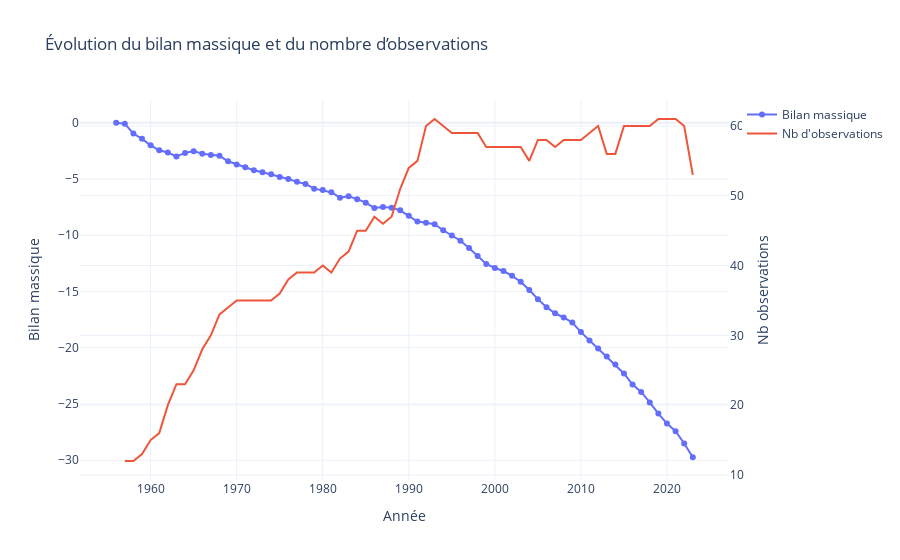

Source (notebook cell):
### Code cell
import plotly.graph_objects as go

fig = go.Figure()

fig.add_trace(go.Scatter(
    x=df["Year"],
    y=df["Mean cumulative mass balance"],
    name="Bilan massique",
    mode="lines+markers"
))

fig.add_trace(go.Scatter(
    x=df["Year"],
    y=df["Number of observations"],
    name="Nb d'observations",
    mode="lines",
    yaxis="y2"
))

fig.update_layout(
    title="Évolution du bilan massique et du nombre d’observations",
    xaxis=dict(title="Année"),
    yaxis=dict(title="Bilan massique"),
    yaxis2=dict(title="Nb observations", overlaying="y", side="right"),
    template="plotly_white"
)

fig.show()

### Figure 1 — Plotly figure (JSON) as saved in the notebook; plotly's stock layout.template omitted (floating-point values rounded to 4 significant figures)
{"data": [{"mode": "lines+markers", "name": "Bilan massique", "type": "scatter", "x": [1956, 1957, 1958, 1959, 1960, 1961, 1962, 1963, 1964, 1965, 1966, 1967, 1968, 1969, 1970, 1971, 1972, 1973, 1974, 1975, 1976, 1977, 1978, 1979, 1980, 1981, 1982, 1983, 1984, 1985, 1986, 1987, 1988, 1989, 1990, 1991, 1992, 1993, 1994, 1995, 1996, 1997, 1998, 1999, 2000, 2001, 2002, 2003, 2004, 2005, 2006, 2007, 2008, 2009, 2010, 2011, 2012, 2013, 2014, 2015, 2016, 2017, 2018, 2019, 2020, 2021, 2022, 2023], "y": [0.0, -0.094, -0.963, -1.431, -2.008, -2.445, -2.648, -3.0, -2.682, -2.524, -2.75, -2.869, -2.939, -3.428, -3.715, -3.946, -4.225, -4.402, -4.589, -4.815, -4.998, -5.255, -5.443, -5.86, -5.983, -6.174, -6.662, -6.535, -6.794, -7.102, -7.583, -7.487, -7.561, -7.789, -8.274, -8.777, -8.893, -9.026, -9.557, -10.02, -10.49, -11.13, -11.85, -12.55, -12.91, -13.18, -13.61, -14.13, -14.87, -15.68, -16.4, -16.94, -17.31, -17.77, -18.61, -19.35, -20.08, -20.79, -21.49, -22.29, -23.28, -23.93, -24.86, -25.86, -26.74, -27.42, -28.51, -29.74]}, {"mode": "lines", "name": "Nb d'observations", "type": "scatter", "x": [1956, 1957, 1958, 1959, 1960, 1961, 1962, 1963, 1964, 1965, 1966, 1967, 1968, 1969, 1970, 1971, 1972, 1973, 1974, 1975, 1976, 1977, 1978, 1979, 1980, 1981, 1982, 1983, 1984, 1985, 1986, 1987, 1988, 1989, 1990, 1991, 1992, 1993, 1994, 1995, 1996, 1997, 1998, 1999, 2000, 2001, 2002, 2003, 2004, 2005, 2006, 2007, 2008, 2009, 2010, 2011, 2012, 2013, 2014, 2015, 2016, 2017, 2018, 2019, 2020, 2021, 2022, 2023], "y": [NaN, 12.0, 12.0, 13.0, 15.0, 16.0, 20.0, 23.0, 23.0, 25.0, 28.0, 30.0, 33.0, 34.0, 35.0, 35.0, 35.0, 35.0, 35.0, 36.0, 38.0, 39.0, 39.0, 39.0, 40.0, 39.0, 41.0, 42.0, 45.0, 45.0, 47.0, 46.0, 47.0, 51.0, 54.0, 55.0, 60.0, 61.0, 60.0, 59.0, 59.0, 59.0, 59.0, 57.0, 57.0, 57.0, 57.0, 57.0, 55.0, 58.0, 58.0, 57.0, 58.0, 58.0, 58.0, 59.0, 60.0, 56.0, 56.0, 60.0, 60.0, 60.0, 60.0, 61.0, 61.0, 61.0, 60.0, 53.0], "yaxis": "y2"}], "layout": {"title": {"text": "Évolution du bilan massique et du nombre d’observations"}, "xaxis": {"title": {"text": "Année"}}, "yaxis": {"title": {"text": "Bilan massique"}}, "yaxis2": {"overlaying": "y", "side": "right", "title": {"text": "Nb observations"}}}}
